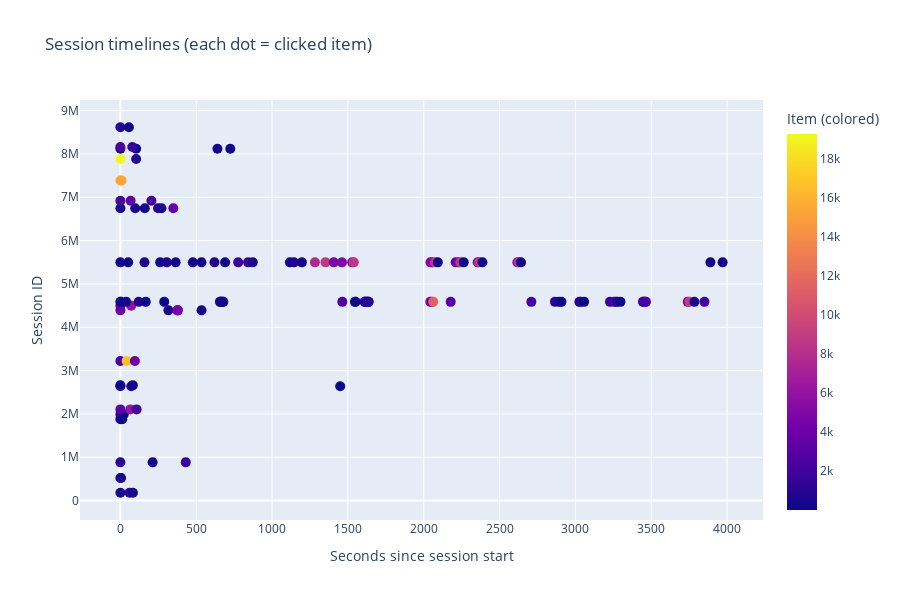

The code cell stored with this chart in its notebook:
### Code cell
# STEP 4 — create the timeline chart (horizontal bars per session)

fig = px.scatter(
    sample_df,
    x="relative_time_sec",
    y="session_id",
    color="item_id",
    hover_data=["timestamp", "item_id"],
    title="Session timelines (each dot = clicked item)",
    labels={
        "relative_time_sec": "Seconds since session start",
        "session_id": "Session ID",
        "item_id": "Item (colored)"
    },
    height=600
)

fig.update_traces(marker=dict(size=10, line=dict(width=0)))
fig.update_layout(yaxis={'categoryorder':'total ascending'})
fig.show()

### Figure 1 — Plotly figure (JSON) as saved in the notebook; plotly's stock layout.template omitted (floating-point values rounded to 4 significant figures; data arrays with more than 128 entries replaced by an {"elided": "..."} marker saying what was removed)
{"data": [{"customdata": {"elided": "139x2 mixed values"}, "hovertemplate": "Seconds since session start=%{x}<br>Session ID=%{y}<br>timestamp=%{customdata[0]}<br>Item (colored)=%{marker.color}<extra></extra>", "legendgroup": "", "marker": {"color": {"elided": "139 int values"}, "coloraxis": "coloraxis", "line": {"width": 0}, "size": 10, "symbol": "circle"}, "mode": "markers", "name": "", "orientation": "v", "showlegend": false, "type": "scatter", "x": {"elided": "139 float values"}, "xaxis": "x", "y": {"elided": "139 int values"}, "yaxis": "y"}], "layout": {"coloraxis": {"colorbar": {"title": {"text": "Item (colored)"}}, "colorscale": [[0, "#0d0887"], [0.1111, "#46039f"], [0.2222, "#7201a8"], [0.3333, "#9c179e"], [0.4444, "#bd3786"], [0.5556, "#d8576b"], [0.6667, "#ed7953"], [0.7778, "#fb9f3a"], [0.8889, "#fdca26"], [1, "#f0f921"]]}, "height": 600, "legend": {"tracegroupgap": 0}, "title": {"text": "Session timelines (each dot = clicked item)"}, "xaxis": {"anchor": "y", "domain": [0, 1], "title": {"text": "Seconds since session start"}}, "yaxis": {"anchor": "x", "categoryorder": "total ascending", "domain": [0, 1], "title": {"text": "Session ID"}}}}
